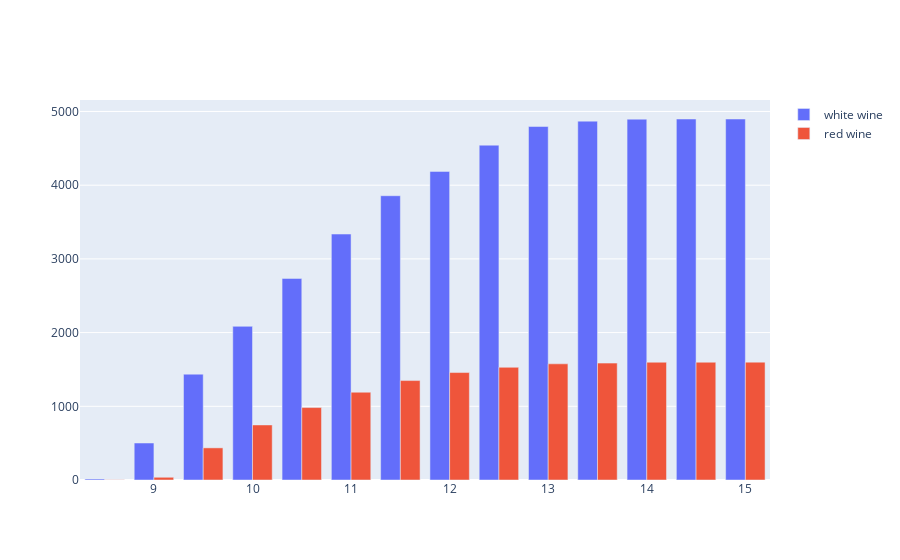

Notebook code for this chart:
### Code cell
import plotly.graph_objects as go

fig = go.Figure(data=[
    go.Bar(name='white wine', x=[8.5, 9.0, 9.5, 10.0, 10.5, 11.0, 11.5, 12.0, 12.5, 13.0, 13.5, 14.0, 14.5, 15.0], y=alc_w),
    go.Bar(name='red wine', x=[8.5, 9.0, 9.5, 10.0, 10.5, 11.0, 11.5, 12.0, 12.5, 13.0, 13.5, 14.0, 14.5, 15.0], y=alc_r)
])
# Change the bar mode
fig.update_layout(barmode='group')
fig.show()

### Figure 1 — Plotly figure (JSON) as saved in the notebook; plotly's stock layout.template omitted (floating-point values rounded to 4 significant figures)
{"data": [{"name": "white wine", "type": "bar", "x": [8.5, 9, 9.5, 10, 10.5, 11, 11.5, 12, 12.5, 13, 13.5, 14, 14.5, 15], "y": [14, 502, 1436, 2085, 2735, 3337, 3857, 4187, 4543, 4796, 4869, 4896, 4898, 4898]}, {"name": "red wine", "type": "bar", "x": [8.5, 9, 9.5, 10, 10.5, 11, 11.5, 12, 12.5, 13, 13.5, 14, 14.5, 15], "y": [3, 37, 436, 747, 983, 1191, 1349, 1458, 1529, 1576, 1586, 1598, 1598, 1599]}], "layout": {"autosize": true, "barmode": "group", "xaxis": {"autorange": true, "range": [8.25, 15.25], "type": "linear"}, "yaxis": {"autorange": true, "range": [0, 5156.0], "type": "linear"}}}
